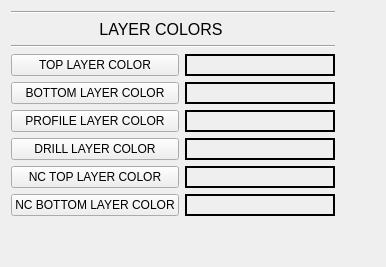
          <widget class="QWidget" name="application_settings_tab">
           <attribute name="title">
            <string>Application Settings</string>
           </attribute>
           <layout class="QGridLayout" name="gridLayout_9">
            <item row="3" column="0">
             <layout class="QGridLayout" name="gridLayout_12">
              <item row="0" column="0">
               <widget class="QPushButton" name="top_layer_color_pb">
                <property name="text">
                 <string>TOP LAYER COLOR</string>
                </property>
               </widget>
              </item>
              <item row="1" column="0">
               <widget class="QPushButton" name="bottom_layer_color_pb">
                <property name="text">
                 <string>BOTTOM LAYER COLOR</string>
                </property>
               </widget>
              </item>
              <item row="1" column="1">
               <widget class="QLabel" name="bottom_layer_color_la">
                <property name="minimumSize">
                 <size>
                  <width>150</width>
                  <height>0</height>
                 </size>
                </property>
                <property name="frameShape">
                 <enum>QFrame::WinPanel</enum>
                </property>
                <property name="text">
                 <string/>
                </property>
               </widget>
              </item>
              <item row="3" column="0">
               <widget class="QPushButton" name="drill_layer_color_pb">
                <property name="text">
                 <string>DRILL LAYER COLOR</string>
                </property>
               </widget>
              </item>
              <item row="4" column="0">
               <widget class="QPushButton" name="nc_top_layer_color_pb">
                <property name="text">
                 <string>NC TOP LAYER COLOR</string>
                </property>
               </widget>
              </item>
              <item row="0" column="1">
               <widget class="QLabel" name="top_layer_color_la">
                <property name="minimumSize">
                 <size>
                  <width>150</width>
                  <height>0</height>
                 </size>
                </property>
                <property name="frameShape">
                 <enum>QFrame::WinPanel</enum>
                </property>
                <property name="text">
                 <string/>
                </property>
               </widget>
              </item>
              <item row="2" column="0">
               <widget class="QPushButton" name="profile_layer_color_pb">
                <property name="text">
                 <string>PROFILE LAYER COLOR</string>
                </property>
               </widget>
              </item>
              <item row="5" column="0">
               <widget class="QPushButton" name="nc_bottom_layer_color_pb">
                <property name="text">
                 <string>NC BOTTOM LAYER COLOR</string>
                </property>
               </widget>
              </item>
              <item row="2" column="1">
               <widget class="QLabel" name="profile_layer_color_la">
                <property name="minimumSize">
                 <size>
                  <width>150</width>
                  <height>0</height>
                 </size>
                </property>
                <property name="frameShape">
                 <enum>QFrame::WinPanel</enum>
                </property>
                <property name="text">
                 <string/>
                </property>
               </widget>
              </item>
              <item row="3" column="1">
               <widget class="QLabel" name="drill_layer_color_la">
                <property name="minimumSize">
                 <size>
                  <width>150</width>
                  <height>0</height>
                 </size>
                </property>
                <property name="frameShape">
                 <enum>QFrame::WinPanel</enum>
                </property>
                <property name="text">
                 <string/>
                </property>
               </widget>
              </item>
              <item row="4" column="1">
               <widget class="QLabel" name="nc_top_layer_color_la">
                <property name="minimumSize">
                 <size>
                  <width>150</width>
                  <height>0</height>
                 </size>
                </property>
                <property name="frameShape">
                 <enum>QFrame::WinPanel</enum>
                </property>
                <property name="text">
                 <string/>
                </property>
               </widget>
              </item>
              <item row="5" column="1">
               <widget class="QLabel" name="nc_bottom_layer_color_la">
                <property name="minimumSize">
                 <size>
                  <width>150</width>
                  <height>0</height>
                 </size>
                </property>
                <property name="frameShape">
                 <enum>QFrame::WinPanel</enum>
                </property>
                <property name="text">
                 <string/>
                </property>
               </widget>
              </item>
             </layout>
            </item>
            <item row="2" column="0">
             <widget class="Line" name="line_17">
              <property name="orientation">
               <enum>Qt::Horizontal</enum>
              </property>
             </widget>
            </item>
            <item row="4" column="0">
             <spacer name="verticalSpacer_2">
              <property name="orientation">
               <enum>Qt::Vertical</enum>
              </property>
              <property name="sizeHint" stdset="0">
               <size>
                <width>20</width>
                <height>40</height>
               </size>
              </property>
             </spacer>
            </item>
            <item row="1" column="0">
             <widget class="QLabel" name="layer_colors_section_la">
              <property name="sizePolicy">
               <sizepolicy hsizetype="Fixed" vsizetype="Fixed">
                <horstretch>0</horstretch>
                <verstretch>0</verstretch>
               </sizepolicy>
              </property>
              <property name="minimumSize">
               <size>
                <width>210</width>
                <height>0</height>
               </size>
              </property>
              <property name="maximumSize">
               <size>
                <width>300</width>
                <height>20</height>
               </size>
              </property>
              <property name="font">
               <font>
                <pointsize>12</pointsize>
               </font>
              </property>
              <property name="text">
               <string>LAYER COLORS</string>
              </property>
              <property name="alignment">
               <set>Qt::AlignCenter</set>
              </property>
             </widget>
            </item>
            <item row="3" column="1">
             <spacer name="horizontalSpacer_3">
              <property name="orientation">
               <enum>Qt::Horizontal</enum>
              </property>
              <property name="sizeHint" stdset="0">
               <size>
                <width>40</width>
                <height>20</height>
               </size>
              </property>
             </spacer>
            </item>
            <item row="0" column="0">
             <widget class="Line" name="line_18">
              <property name="orientation">
               <enum>Qt::Horizontal</enum>
              </property>
             </widget>
            </item>
           </layout>
          </widget>
